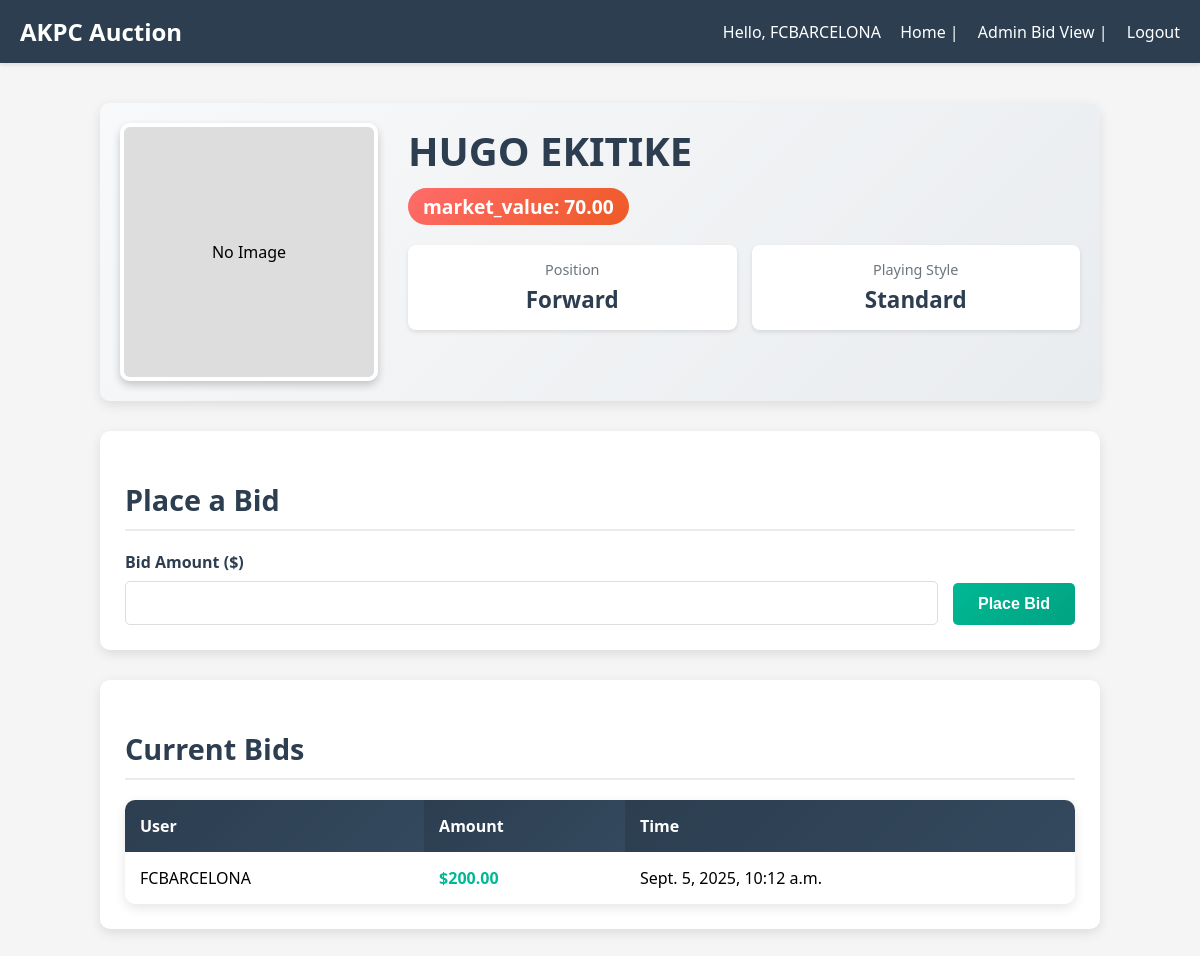
Page /player/3/ (signed in) on the committed database.
### auction/models.py (models this page shows, shortened)
class Player(models.Model):
    POSITION_CHOICES = [
        ('GK', 'Goalkeeper'),
        ('DF', 'Defender'),
        ('MF', 'Midfielder'),
        ('FW', 'Forward'),
    ]
    name = models.CharField(max_length=100)
    position = models.CharField(max_length=2, choices=POSITION_CHOICES)
    playing_style = models.CharField(max_length=100)
    image = models.ImageField(upload_to='players/', blank=True, null=True)
    created_at = models.DateTimeField(auto_now_add=True)
    market_value = models.DecimalField(max_digits=10, decimal_places=2, default=50.00)

class Bid(models.Model):
    player = models.ForeignKey(Player, on_delete=models.CASCADE)
    user = models.ForeignKey(User, on_delete=models.CASCADE)
    amount = models.DecimalField(max_digits=10, decimal_places=2, validators=[MinValueValidator(0.01)])
    created_at = models.DateTimeField(auto_now_add=True)
    class Meta:
        ordering = ['-amount']

### auction/views.py (the view)
# urls.py: path('player/<int:pk>/', views.player_detail, name='player_detail'),
@login_required
def player_detail(request, pk):
    player = get_object_or_404(Player, pk=pk)
    bids = Bid.objects.filter(player=player).order_by('-amount')
    if request.method == 'POST':
        form = BidForm(request.POST)
        if form.is_valid():
            bid = form.save(commit=False)
            bid.player = player
            bid.user = request.user
            bid.save()
            messages.success(request, 'Your bid has been placed!')
            return redirect('player_detail', pk=pk)
    else:
        form = BidForm()
    return render(request, 'player_detail.html', {
        'player': player,
        'bids': bids,
        'form': form
    })

### auction/forms.py
class BidForm(forms.ModelForm):
    class Meta:
        model = Bid
        fields = ['amount']
        widgets = {
            'amount': forms.NumberInput(attrs={'step': '0.01', 'min': '0.01'})
        }

### auction/templates/player_detail.html (shortened to what this page needs)
{% extends 'base.html' %}
{% block content %}
<div class="player-detail-container">
    <div class="player-header">
        <div class="player-image">
            {% if player.image %}
            <img src="{{ player.image.url }}" alt="{{ player.name }}">
            {% else %}
            <div style="width: 100%; height: 100%; background: #ddd; display: flex; align-items: center; justify-content: center;">
                <span>No Image</span>
            </div>
            {% endif %}
        </div>
        <div class="player-info">
            <h1 class="player-name">{{ player.name }}</h1>
            <div class="market_value-badge">market_value: {{ player.market_value }}</div>
            <div class="player-stats">
                <div class="stat-card">
                    <div class="stat-label">Position</div>
                    <div class="stat-value">{{ player.get_position_display }}</div>
                </div>
                <div class="stat-card">
                    <div class="stat-label">Playing Style</div>
                    <div class="stat-value">{{ player.playing_style }}</div>
                </div>
            </div>
        </div>
    </div>
    <div class="bid-section">
        <h2 class="section-title">Place a Bid</h2>
        <form method="post" class="bid-form">
            <div class="form-group">
                <label for="{{ form.amount.id_for_label }}">Bid Amount ($)</label>
                {{ form.amount }}
            </div>
            <button type="submit" class="bid-button">Place Bid</button>
        </form>
    </div>
    <div class="bid-section">
        <h2 class="section-title">Current Bids</h2>
        {% if bids %}
        <table class="bids-table">
            <thead>
                <tr>
                    <th>User</th>
                    <th>Amount</th>
                    <th>Time</th>
                </tr>
            </thead>
            <tbody>
                {% for bid in bids %}
                <tr>
                    <td>{{ bid.user.username }}</td>
                    <td class="bid-amount">${{ bid.amount }}</td>
                    <td>{{ bid.created_at }}</td>
                </tr>
                {% endfor %}
            </tbody>
        </table>
        {% else %}
        <p class="no-bids">No bids yet. Be the first to bid on this player!</p>
        {% endif %}
    </div>
</div>
{% endblock %}

### auction/templates/base.html (shortened to what this page needs)
<!DOCTYPE html>
<html lang="en">
<head>
</head>
<body>
    {% if not request.path == '/login/' and not request.path == '/register/' %}
    <div class="header">
        <h1>AKPC Auction</h1>
        <div>
            {% if user.is_authenticated %}
                Hello, {{ user.username }}
                <a href="{% url 'player_list' %}">Home</a> |
                {% if user.is_staff %}
                    <a href="{% url 'admin_bid_view' %}">Admin Bid View</a> |
                {% endif %}
                <a href="{% url 'logout' %}">Logout</a>
            {% else %}
                <a href="{% url 'login' %}">Login</a> |
                <a href="{% url 'register' %}">Register</a>
            {% endif %}
        </div>
    </div>
    {% endif %}
    <div class="content">
        {% block content %}
        {% endblock %}
    </div>
</body>
</html>

### auction/templates/base.html (style rules this page uses)
body { margin: 0; padding: 0; font-family: 'Segoe UI', Tahoma, Geneva, Verdana, sans-serif; background-color: #f5f5f5; }
.header { display: flex; justify-content: space-between; align-items: center; padding: 15px 20px; background-color: #2c3e50; color: white; box-shadow: 0 2px 4px rgba(0,0,0,0.1); }
.header h1 { margin: 0; font-size: 24px; }
.header a { color: white; text-decoration: none; margin-left: 15px; }
.content { padding: 20px; max-width: 1200px; margin: 0 auto; }

### auction/templates/player_detail.html (style rules this page uses)
.player-detail-container { max-width: 1000px; margin: 0 auto; padding: 20px; }
.player-header { display: flex; gap: 30px; margin-bottom: 30px; background: linear-gradient(135deg, #f8f9fa 0%, #e9ecef 100%); padding: 20px; border-radius: 10px; box-shadow: 0 4px 12px rgba(0, 0, 0, 0.1); }
.player-image { flex-shrink: 0; width: 250px; height: 250px; border-radius: 10px; overflow: hidden; border: 4px solid #fff; box-shadow: 0 4px 8px rgba(0, 0, 0, 0.2); }
.player-info { flex-grow: 1; }
.player-name { font-size: 2.5rem; margin: 0 0 10px 0; color: #2c3e50; }
.player-stats { display: grid; grid-template-columns: repeat(auto-fit, minmax(150px, 1fr)); gap: 15px; margin: 20px 0; }
.stat-card { background: white; padding: 15px; border-radius: 8px; text-align: center; box-shadow: 0 2px 4px rgba(0, 0, 0, 0.1); }
.stat-label { font-size: 0.9rem; color: #6c757d; margin-bottom: 5px; }
.stat-value { font-size: 1.4rem; font-weight: bold; color: #2c3e50; }
.market_value-badge { display: inline-block; background: linear-gradient(135deg, #ff6b6b 0%, #ee5a24 100%); color: white; padding: 5px 15px; border-radius: 20px; font-weight: bold; font-size: 1.2rem; }
.bid-section { background: white; padding: 25px; border-radius: 10px; box-shadow: 0 4px 12px rgba(0, 0, 0, 0.1); margin-bottom: 30px; }
.section-title { font-size: 1.8rem; color: #2c3e50; margin-bottom: 20px; padding-bottom: 10px; border-bottom: 2px solid #e9ecef; }
.bid-form { display: grid; grid-template-columns: 1fr auto; gap: 15px; align-items: end; }
.form-group { margin-bottom: 0; }
.form-group label { display: block; margin-bottom: 8px; font-weight: 600; color: #2c3e50; }
.form-group input { width: 100%; padding: 12px 15px; border: 1px solid #ddd; border-radius: 5px; font-size: 1rem; box-sizing: border-box; }
.bid-button { padding: 12px 25px; background: linear-gradient(135deg, #00b894 0%, #00a382 100%); color: white; border: none; border-radius: 5px; font-size: 1rem; font-weight: 600; cursor: pointer; transition: transform 0.2s, box-shadow 0.2s; }
.bids-table { width: 100%; border-collapse: collapse; margin-top: 20px; background: white; border-radius: 10px; overflow: hidden; box-shadow: 0 4px 12px rgba(0, 0, 0, 0.1); }
.bids-table th { background: linear-gradient(135deg, #2c3e50 0%, #34495e 100%); color: white; padding: 15px; text-align: left; }
.bids-table td { padding: 15px; border-bottom: 1px solid #e9ecef; }
.bids-table tr:last-child td { border-bottom: none; }
.bid-amount { font-weight: bold; color: #00b894; }

### rows in the picture
Player: name "HUGO EKITIKE", market_value "70.00", position "Forward", playing_style "Standard"
Bid: user.username "FCBARCELONA", amount "200.00", created_at "Sept. 5, 2025, 10:12 a.m."

### other values in the picture
{{ user.username }} "FCBARCELONA"
